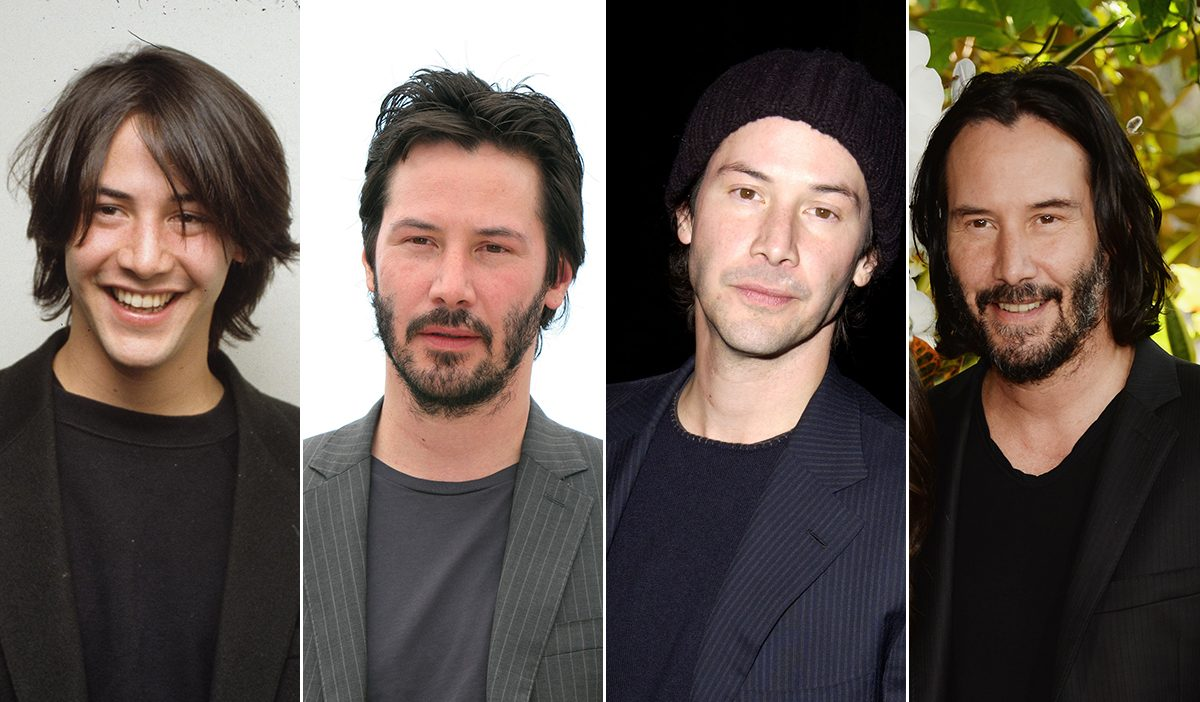
#> input picture kianu.jpg, 1200 x 702 px
$ python DetectarRostro.py
#> lines starting #> are read from the running program, lines starting #| are printed output that depends on the picture; after the words box and inside, x2 and y2 are one past the last pixel; in counts of white or black regions, pixels touching at a corner belong together
import cv2
import numpy as np

faceClassif = cv2.CascadeClassifier('haarcascade_frontalface_default.xml')

image=cv2.imread('kianu.jpg')
#> image is the input picture: shape (702, 1200, 3); mean B, G, R 82, 89.2, 100.4
gray = cv2.cvtColor(image, cv2.COLOR_BGR2GRAY)
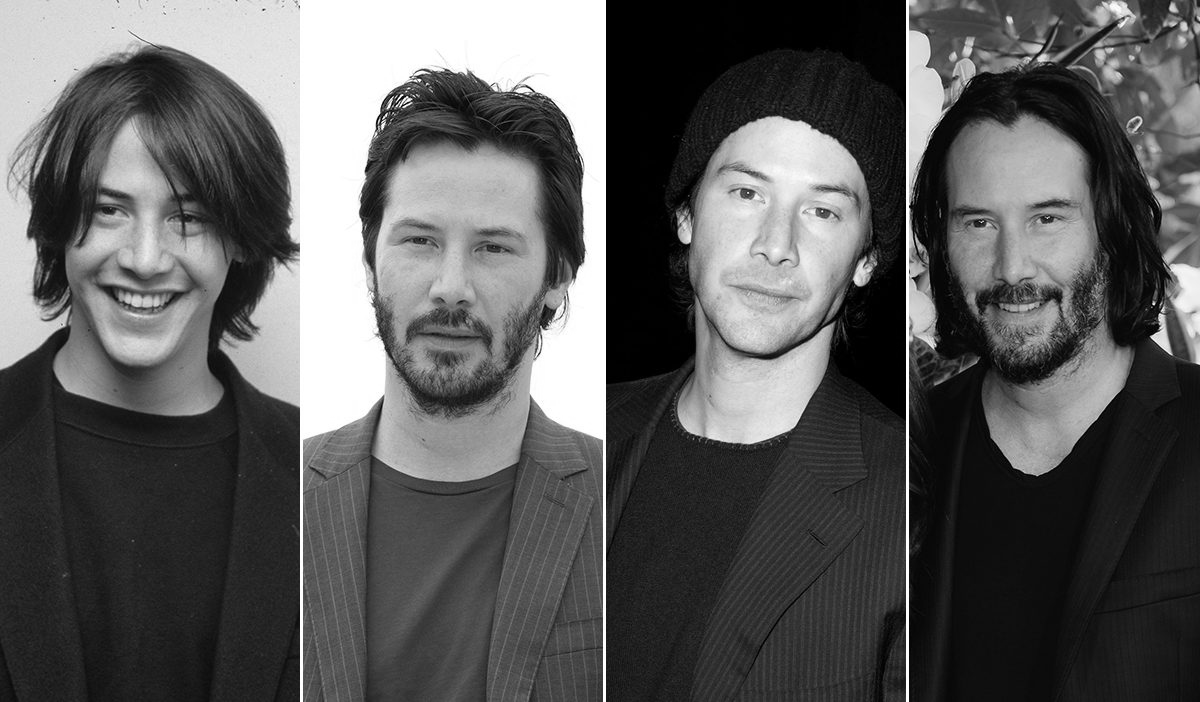
#> gray: shape (702, 1200); min 0, max 255, mean 91.7

faces= faceClassif.detectMultiScale(image,
	scaleFactor=1.1,
	minNeighbors=8,
	minSize=(40,40),
	maxSize=(250,250))
#> faces = [[916, 142, 199, 199], [689, 126, 195, 195], [353, 166, 203, 203], [39, 136, 212, 212]]

for (x,y,w,h) in faces:
	cv2.rectangle(image,(x,y),(x+w,y+h),(0,255,0),2)
#> this loop made 4 passes
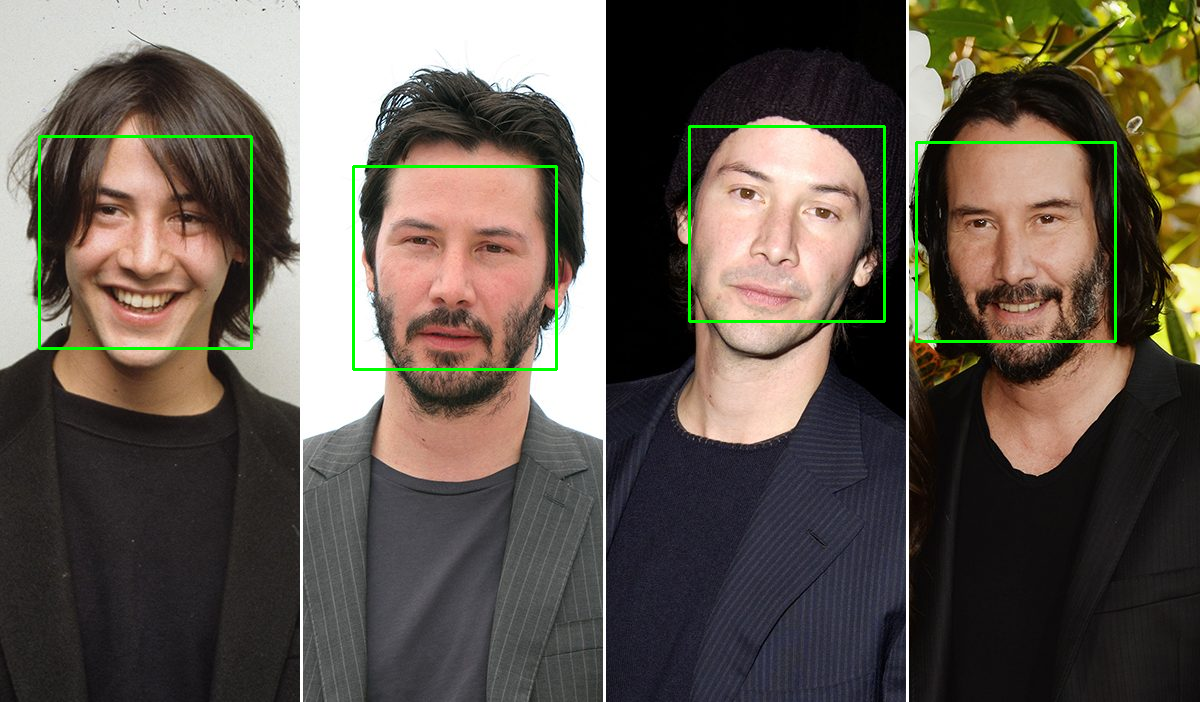
#> image: shape (702, 1200, 3); 1.15% of pixels changed, all inside (x1, y1, x2, y2) = (38, 125, 1117, 371)


cv2.imshow('image',image)
cv2.waitKey(0)
cv2.destroyAllWindows()

$ run again, with bts.jpg copied over kianu.jpg
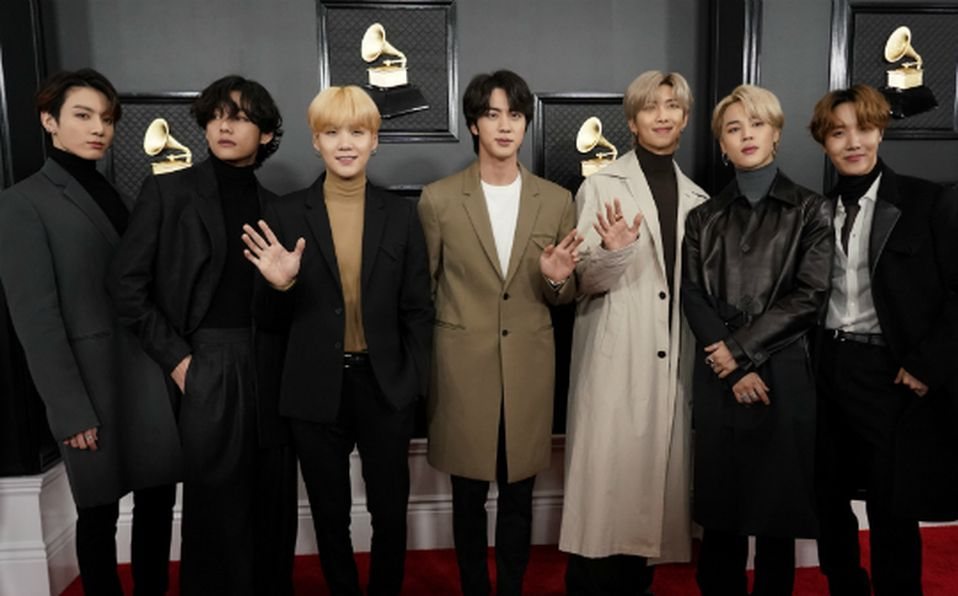
#> input picture bts.jpg, 958 x 596 px
#> image is the input picture: shape (596, 958, 3); mean B, G, R 48.4, 53.5, 59.9
#> `gray = cv2.cvtColor(image, cv2.COLOR_BGR2GRAY)`:
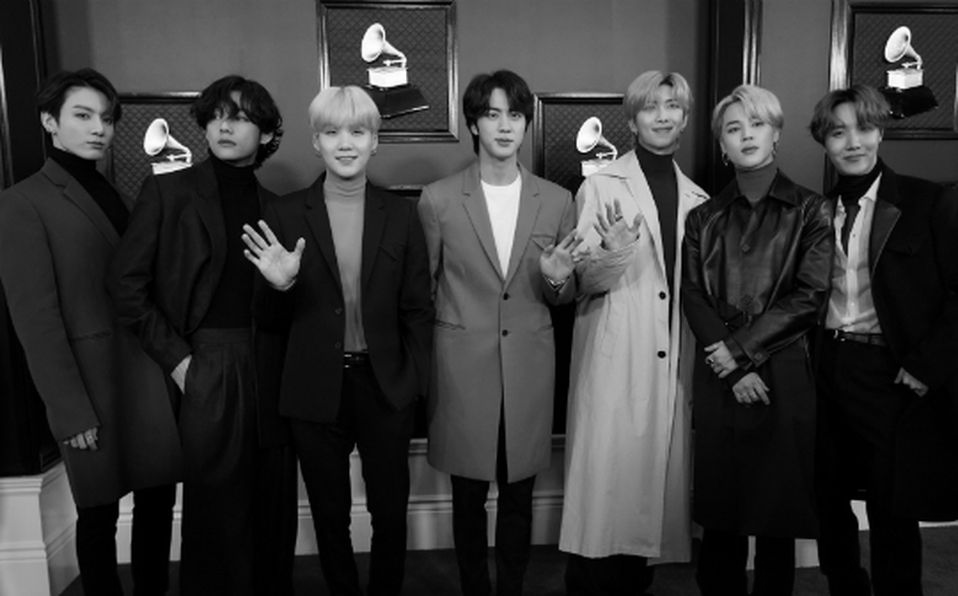
#> gray: shape (596, 958); min 0, max 254, mean 54.8
#> faces = [[473, 93, 61, 61], [632, 83, 61, 61], [197, 96, 60, 60], [57, 88, 71, 71], [710, 97, 71, 71], [818, 104, 70, 70], [302, 97, 85, 85]]
#> the loop `for (x,y,w,h) in faces:` made 7 passes
#> after the loop `for (x,y,w,h) in faces:`:
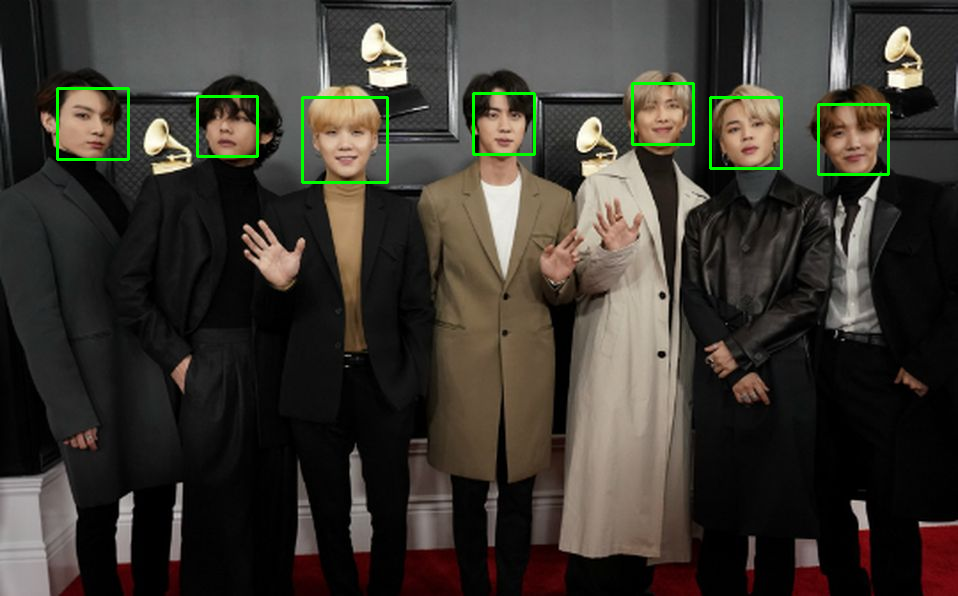
#> image: shape (596, 958, 3); 1% of pixels changed, all inside (x1, y1, x2, y2) = (56, 82, 890, 184)

$ run again, with personas.jpg copied over kianu.jpg
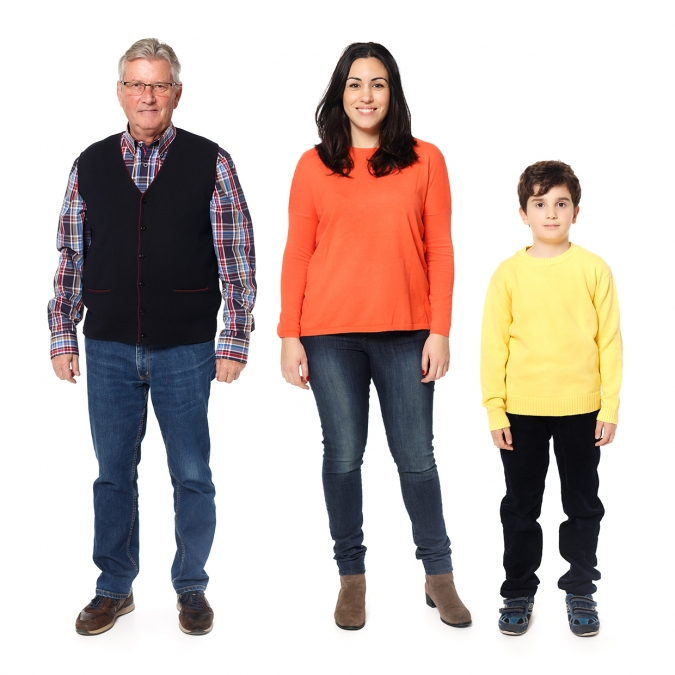
#> input picture personas.jpg, 675 x 675 px
#> image is the input picture: shape (675, 675, 3); mean B, G, R 183.9, 188.8, 200.4
#> `gray = cv2.cvtColor(image, cv2.COLOR_BGR2GRAY)`:
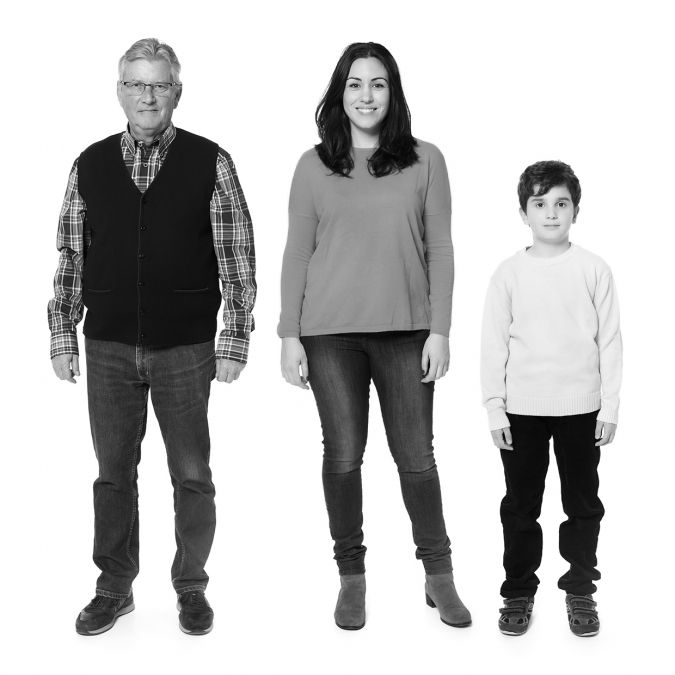
#> gray: shape (675, 675); min 3, max 255, mean 191.7
#> faces = [[335, 61, 63, 63], [521, 180, 62, 62], [117, 62, 64, 64]]
#> the loop `for (x,y,w,h) in faces:` made 3 passes
#> after the loop `for (x,y,w,h) in faces:`:
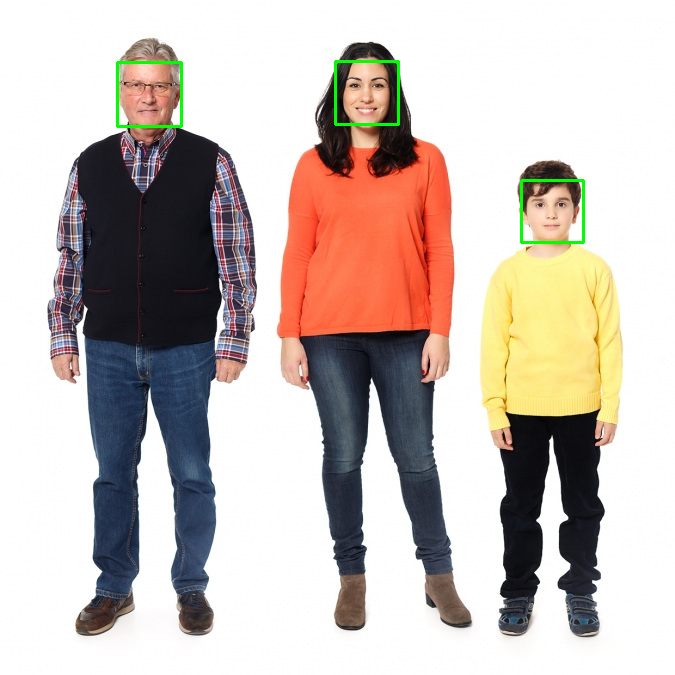
#> image: shape (675, 675, 3); 0.5% of pixels changed, all inside (x1, y1, x2, y2) = (116, 60, 585, 244)
